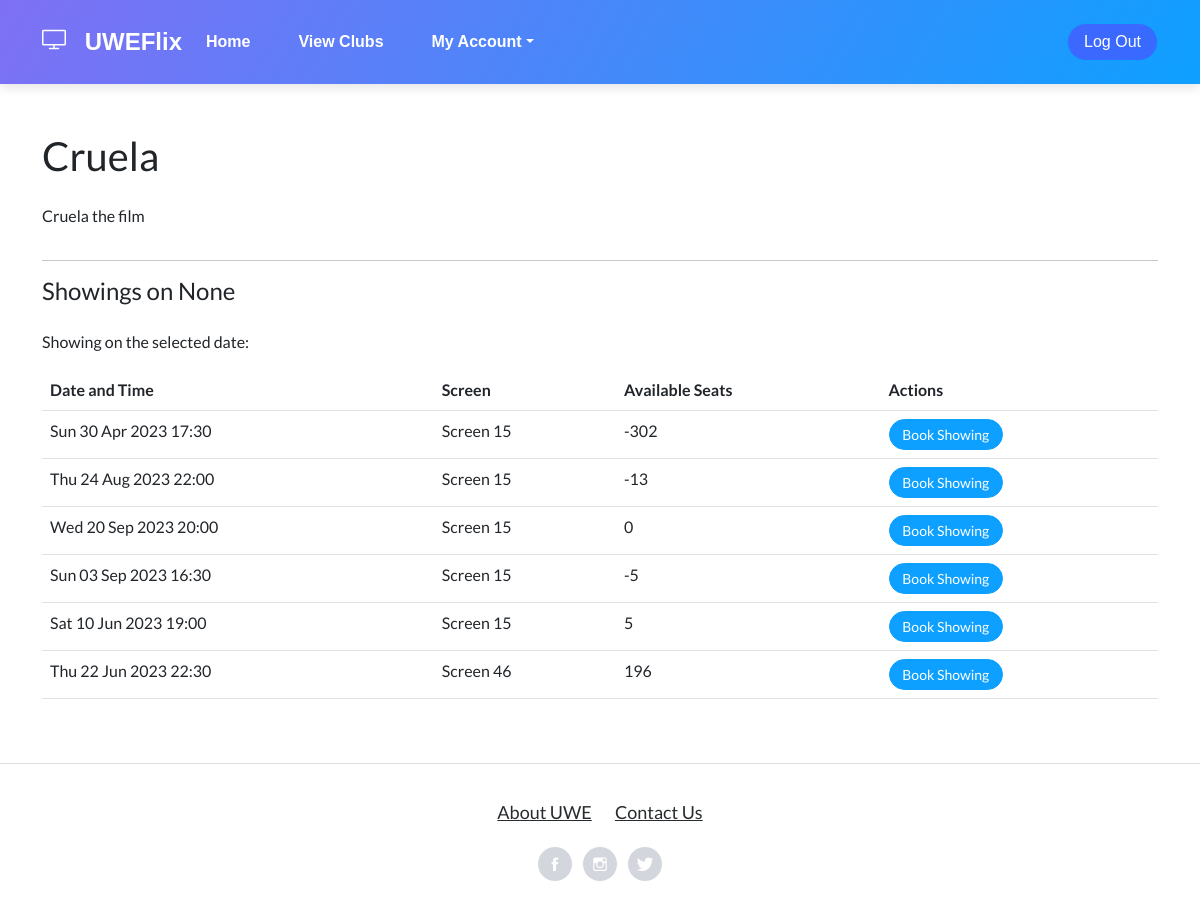
The app's page /index/film/1/?date=None, older data.
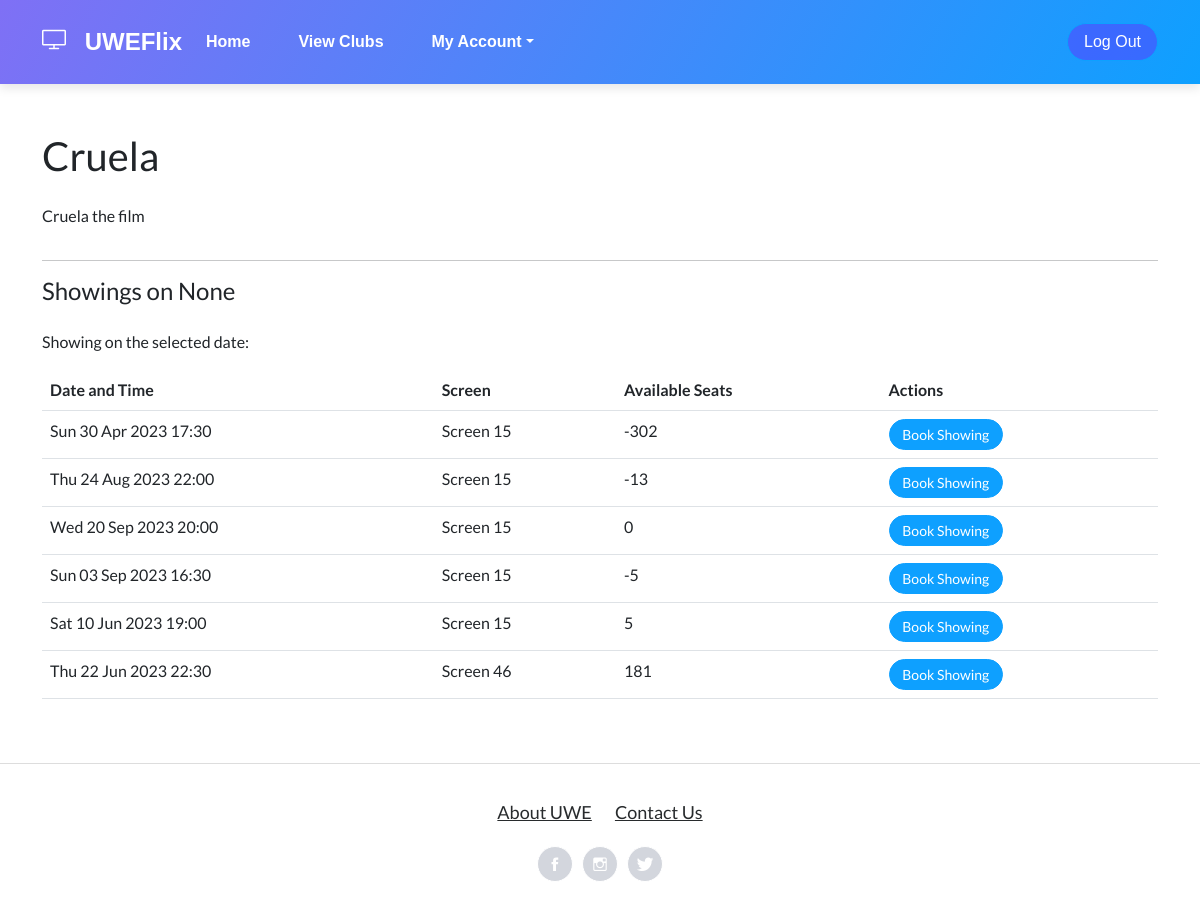
The same page, newer data.
### CinManager/models.py (models this page shows)
class Showing(models.Model):
    id = models.AutoField(primary_key=True)
    film = models.ForeignKey(Film, on_delete=models.DO_NOTHING)
    screen = models.ForeignKey(Screen, on_delete=models.DO_NOTHING)
    date = models.DateTimeField()
    bookedseats = models.IntegerField(default=0)

class Screen(models.Model):
    id = models.AutoField(primary_key=True)
    number = models.PositiveIntegerField()
    capacity = models.PositiveIntegerField(validators=[MaxValueValidator(300)])

### Index/views.py (the view)
# urls.py: path('film/<int:film_id>/', views.film_detail_view, name='film_detail'),
def film_detail_view(request, film_id):
    userpermissions = check_permissions(request)
    film = get_object_or_404(Film, id=film_id)
    if userpermissions == 2:
        club_rep = ClubRep.objects.get(user=request.user)
        club_id = club_rep.club.id
    else:
        club_id = 0
    selected_date = request.GET.get('date')
    print("SELECTED DATE:" , selected_date)
    if selected_date:
        try:
            selected_date = datetime.strptime(selected_date, '%Y-%m-%d').date()
            showings = Showing.objects.filter(film=film, date__date=selected_date)
            if not showings:
                messages.warning(request, "Sorry, there are no showings for this film on the selected date.")
        except ValueError:
            showings = Showing.objects.filter(film=film)
    else:
        showings = Showing.objects.filter(film=film)
    for showing in showings:
        showing.available_seats = showing.screen.capacity - showing.bookedseats if showing.bookedseats else showing.screen.capacity
    return render(request, 'UWEFlix/filmdetail.html', {'film': film, 'showings': showings, 'userpermissions': userpermissions, 'selected_date': selected_date, 'club_id': club_id})

### Index/views.py (called while the page is built)
def check_permissions(request):
    if request.user.is_authenticated:
        if request.user.groups.filter(name='Cinema Managers').exists():
            userpermission = 1
        elif request.user.groups.filter(name='Club Representatives').exists():
            userpermission = 2
        elif request.user.groups.filter(name='Account Managers').exists():
            userpermission = 3
        elif request.user.groups.filter(name='Guest').exists():
            userpermission = 4
        else:
            userpermission = 0
    else:
        return redirect('Login')
    return userpermission

### web_project/templates/UWEFlix/filmdetail.html (shortened to what this page needs)
{% extends "UWEFlix/layout.html" %}
{% load static %}
{% block content %}
<div class="container my-5">
    <div class="row">
        <div class="col-md-8">
            <h1 class="mb-4">{{ film.title }}</h1>
            <p>{{ film.trailer_description }}</p>
        </div>
    </div>
    <hr>
    <div class="row">
        <div class="col-md-12">
            <h4 class="mb-4">Showings{% if selected_date %} on {{ selected_date }}{% endif %}</h4>
            {% if selected_date %}
            {% if showings %}
            <p>Showing on the selected date:</p>
            {% else %}
            <p>Sorry, there are no showings on the selected date.</p>
            {% endif %}
            {% endif %}
            {% if showings %}
            <table class="table">
                <thead>
                    <tr>
                        <th>Date and Time</th>
                        <th>Screen</th>
                        <th>Available Seats</th>
                        <th>Actions</th>
                    </tr>
                </thead>
                <tbody>
                    {% for showing in showings %}
                    <tr>
                        <td>{{ showing.date|date:'D d M Y H:i' }}</td>
                        <td>Screen {{ showing.screen.number }}</td>
                        <td>{{ showing.available_seats }}</td>
                        <td>
                            {% if showing.available_seats > 0 %}
                            <form method="post" action="{% url 'add_to_cart' showing_id=showing.id %}">
                                <button type="submit" class="btn btn-primary btn-sm">Book Showing</button>
                            </form>
                            {% else %}
                            <button type="button" class="btn btn-primary btn-sm" data-bs-toggle="modal"
                                data-bs-target="#no-seats-modal">
                                Book Showing
                            </button>
                            {% endif %}
                        </td>
                    </tr>
                    {% endfor %}
                </tbody>
            </table>
            {% endif %}
        </div>
    </div>
</div>
{% endblock %}

Row changes from the older to the newer data that the page shows:
changed Showing "Thu 22 Jun 2023 22:30": available_seats "196" → "181"
